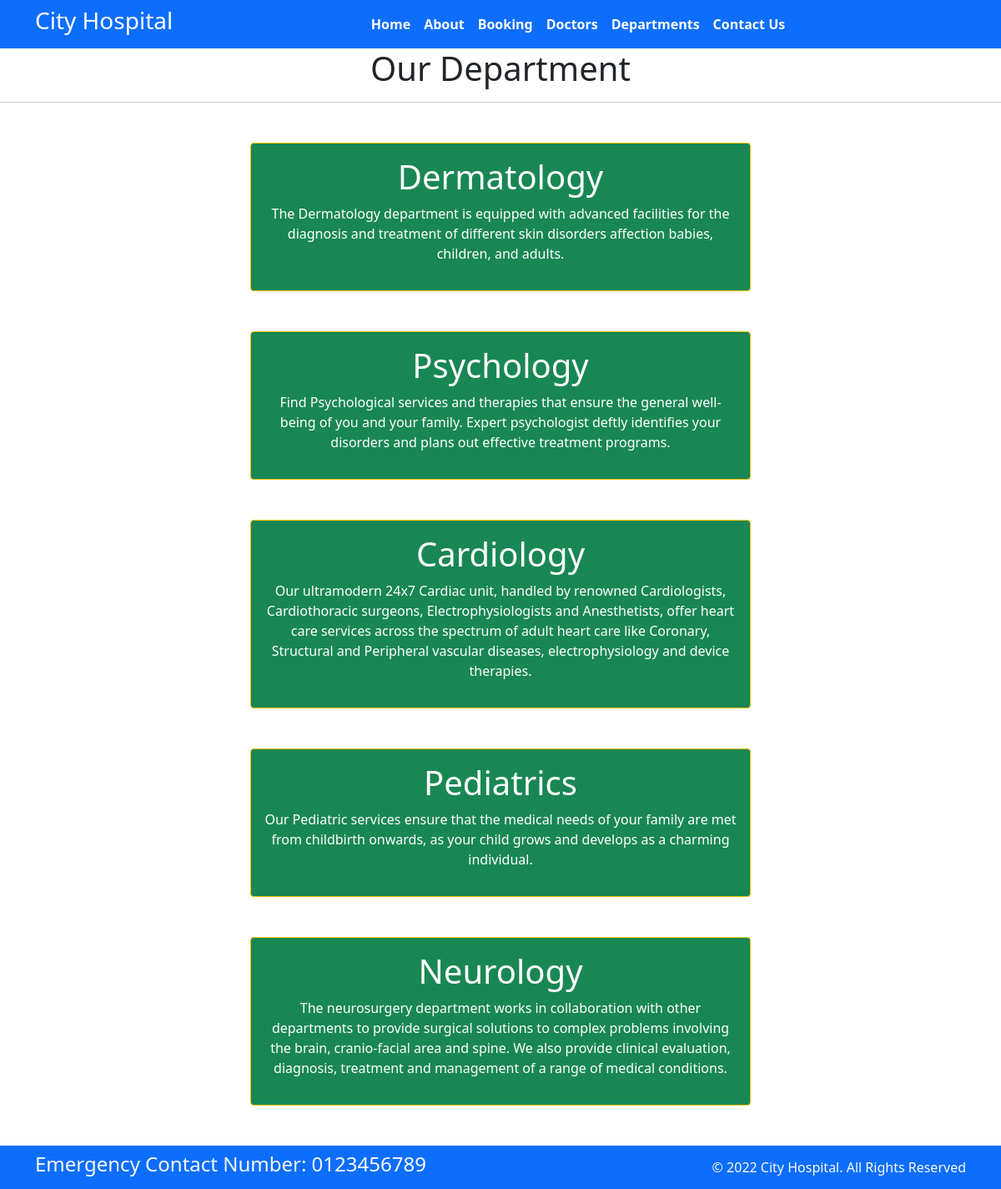
Screenshot of /department with the database file from the repository.
### home/models.py (models this page shows, shortened)
class Departments(models.Model):
    dep_name = models.CharField(max_length=100)
    dep_description = models.TextField()

### home/views.py (the view)
# urls.py: path('department', views.department, name='department'),
def department(request):
    dict_dept = {
        'dept': Departments.objects.all()
    }
    return render(request, 'department.html', dict_dept)

### home/templates/department.html (shortened to what this page needs)
{% extends 'base.html' %}
{% block content %}
<h1 class="text-center"> Our Department</h1>
<hr>
{% for d in dept %}
<div class="mx-auto w-50 bg-success text-center text-white p-3 my-5 border border-warning rounded">
  <h1>{{d.dep_name}}</h1>
  <p>{{d.dep_description}}</p>
</div>
{% endfor %}
{% endblock %}

### rows the page displays
Departments: dep_name "Dermatology", dep_description "The Dermatology department is equipped with advanced facilities for the diagnosis and treatment of different skin disorders affection babies, children, and adults."
Departments: dep_name "Psychology", dep_description "Find Psychological services and therapies that ensure the general well-being of you and your family. Expert psychologist deftly identifies your disorders and plans out effective treatment programs."
Departments: dep_name "Cardiology", dep_description "Our ultramodern 24x7 Cardiac unit, handled by renowned Cardiologists, Cardiothoracic surgeons, Electrophysiologists and Anesthetists, offer heart care services across the spectrum of adult heart care like Coronary, Structural and Peripheral vascular diseases, electrophysiology and device therapies."
Departments: dep_name "Pediatrics", dep_description "Our Pediatric services ensure that the medical needs of your family are met from childbirth onwards, as your child grows and develops as a charming individual."
Departments: dep_name "Neurology", dep_description "The neurosurgery department works in collaboration with other departments to provide surgical solutions to complex problems involving the brain, cranio-facial area and spine. We also provide clinical evaluation, diagnosis, treatment and management of a range of medical conditions."
